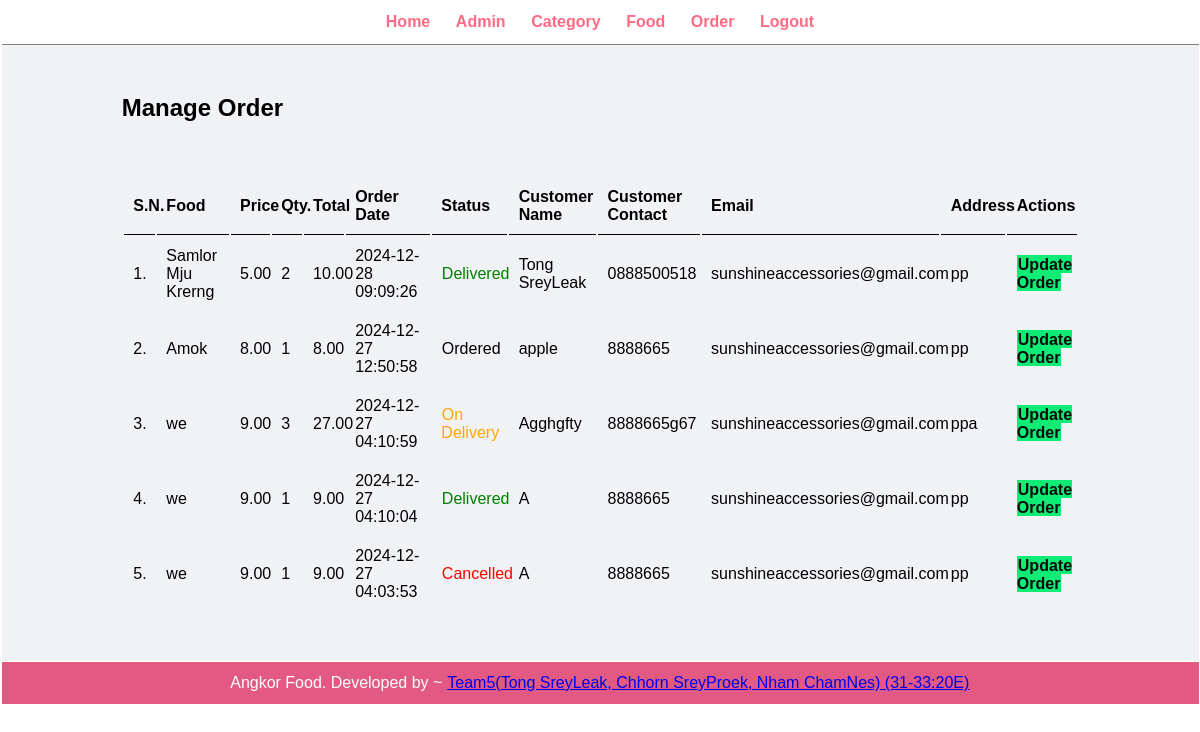
/admin/manage-order.php (signed in), run on the app's committed database.
### tables this page shows
CREATE TABLE `tbl_order` (
  `id` int(10) UNSIGNED NOT NULL,
  `food` varchar(150) NOT NULL,
  `price` decimal(10,2) NOT NULL,
  `qty` int(11) NOT NULL,
  `total` decimal(10,2) NOT NULL,
  `order_date` datetime NOT NULL,
  `status` varchar(50) NOT NULL,
  `customer_name` varchar(150) NOT NULL,
  `customer_contact` varchar(20) NOT NULL,
  `customer_email` varchar(150) NOT NULL,
  `customer_address` varchar(255) NOT NULL
);

### admin/manage-order.php (the view, shortened to what this page needs)
<?php include   ('partials/menu.php');?>
<div class="main-content">
    <div class="wrapper">
    <h2>Manage Order</h2>
    <br/>    <br/>    <br/>
    <table class="tbl-full">
    <tr>
        <th>S.N.</th>
        <th>Food</th>
        <th>Price</th>
        <th>Qty.</th>
        <th>Total</th>
        <th>Order Date</th>
        <th>Status</th>
        <th>Customer Name</th>
        <th>Customer Contact</th>
        <th>Email</th>
        <th>Address</th>
        <th>Actions</th>
    </tr>
    <?php
        $sql = "SELECT * FROM tbl_order ORDER BY id DESC";
        $res = mysqli_query($conn, $sql);
        $count = mysqli_num_rows($res);
        $sn = 1;
        if($count>0)
        {
            while($row=mysqli_fetch_assoc($res))
            {
                $id = $row['id'];
                $food = $row['food'];
                $price = $row['price'];
                $qty = $row['qty'];
                $total = $row['total'];
                $order_date= $row['order_date'];
                $status = $row['status'];
                $customer_name = $row['customer_name'];
                $customer_contact = $row['customer_contact'];
                $customer_email = $row['customer_email'];
                $customer_address = $row['customer_address'];
                ?>
                    <tr>
                        <td><?php echo $sn++; ?>. </td>
                        <td><?php echo $food; ?></td>
                        <td><?php echo $price; ?></td>
                        <td><?php echo $qty; ?></td>
                        <td><?php echo $total; ?></td>
                        <td><?php echo $order_date; ?></td>
                        <td>
                            <?php
                            if($status=="Ordered")
                            {
                                echo "<lable>$status</lable>";
                            }
                            elseif($status=="On Delivery")
                            {
                                echo "<lable style='color: orange;'>$status</lable>";
                            }
                            elseif($status=="Delivered")
                            {
                                echo "<lable style='color: green;'>$status</lable>";
                            }
                            elseif($status=="Cancelled")
                            {
                                echo "<lable style='color: red;'>$status</lable>";
                            }
                            ?>
                    </td>
                        <td><?php echo $customer_name; ?></td>
                        <td><?php echo $customer_contact; ?></td>
                        <td><?php echo $customer_email; ?></td>
                        <td><?php echo $customer_address; ?></td>
                        <td>
                        <a href="<?php echo SITEURL; ?>admin/update-order.php?id=<?php echo $id; ?>" class="btn-secondary">Update Order</a>
                        </td>
                    </tr>
                <?php
            }
        }
        else
        {
            echo "<tr><td colspan='12' class='error'>Orders Not Available</td></tr>";
        }
    ?>
</table>
</div>
</div>
<?php include   ('partials/footer.php');?>

### css/admin.css (style rules this page uses)
* { margin: 0.5; padding: 0; font-family: Arial, Helvetica, sans-serif; }
.wrapper { padding: 1%; width: 80%; margin: 0 auto; }
.tbl-full { width: 100%; }
table tr th { border-bottom: 1px solid black; padding: 1%; text-align: left; }
table tr td { padding: 1%; }
.btn-secondary { background-color: rgb(15, 236, 118); padding: 1%; color: #0b0b0b; text-decoration: none ; font-weight: bold; }
.main-content { background-color: #f1f2f6; padding: 3% 0; }

### data on the page
tbl_order: food "Samlor Mju Krerng", price "5.00", qty "2", total "10.00", order_date "2024-12-28 09:09:26", status "Delivered", customer_name "Tong SreyLeak", customer_contact "0888500518", customer_email "sunshineaccessories@gmail.com", customer_address "pp"
tbl_order: food "Amok", price "8.00", qty "1", total "8.00", order_date "2024-12-27 12:50:58", status "Ordered", customer_name "apple", customer_contact "8888665", customer_email "sunshineaccessories@gmail.com", customer_address "pp"
tbl_order: food "we", price "9.00", qty "3", total "27.00", order_date "2024-12-27 04:10:59", status "On Delivery", customer_name "Agghgfty", customer_contact "8888665g67", customer_email "sunshineaccessories@gmail.com", customer_address "ppa"
tbl_order: food "we", price "9.00", qty "1", total "9.00", order_date "2024-12-27 04:10:04", status "Delivered", customer_name "A", customer_contact "8888665", customer_email "sunshineaccessories@gmail.com", customer_address "pp"
tbl_order: food "we", price "9.00", qty "1", total "9.00", order_date "2024-12-27 04:03:53", status "Cancelled", customer_name "A", customer_contact "8888665", customer_email "sunshineaccessories@gmail.com", customer_address "pp"
